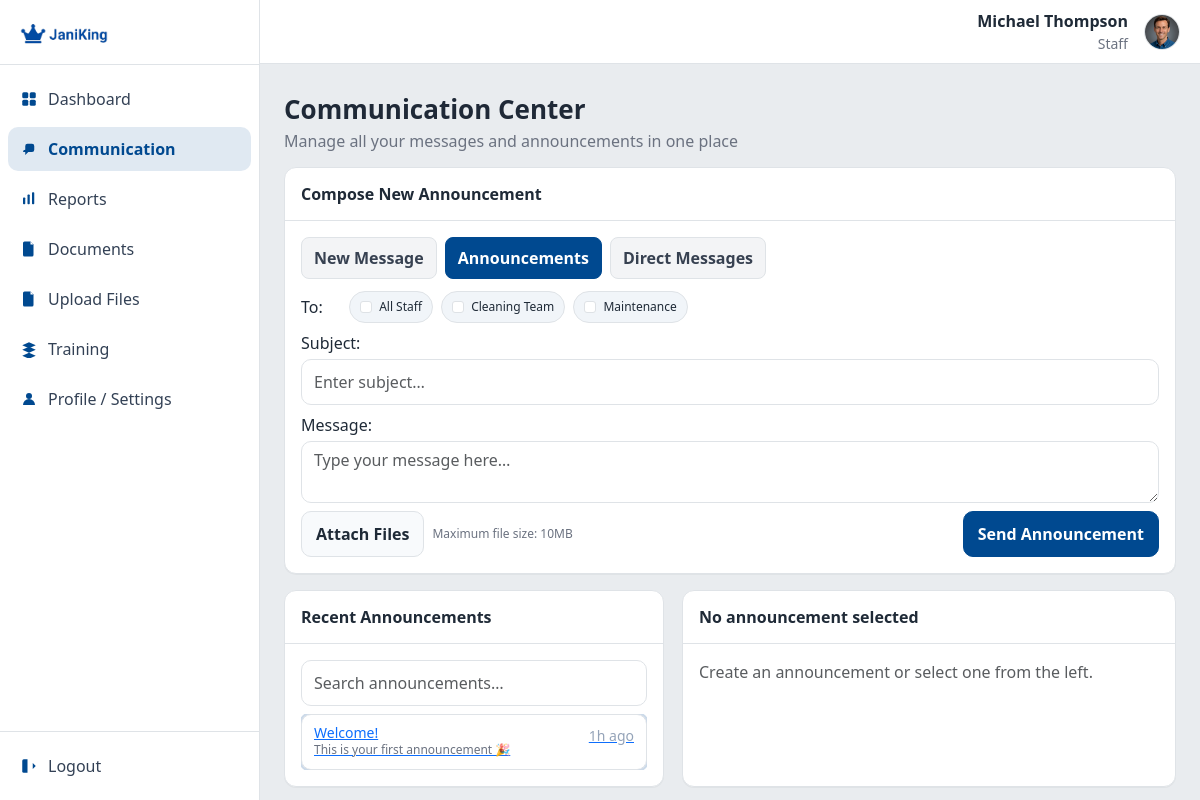
Screenshot of /JK/staff/staff_communication.php with the database file from the repository.
### tables this page shows
CREATE TABLE IF NOT EXISTS announcements (
  announcement_id INT UNSIGNED AUTO_INCREMENT PRIMARY KEY,
  author_id       INT UNSIGNED NOT NULL,
  subject         VARCHAR(200) NOT NULL,
  body            MEDIUMTEXT NOT NULL,
  created_at      DATETIME NOT NULL DEFAULT CURRENT_TIMESTAMP,
  INDEX idx_ann_created_at (created_at),
  CONSTRAINT fk_ann_author
    FOREIGN KEY (author_id) REFERENCES users(user_id)
    ON DELETE CASCADE
);

### JK/app/helpers.php (called while the page is built, shortened)
<?php
if (!function_exists('e')) {
    function e(?string $s): string {
        return htmlspecialchars($s ?? '', ENT_QUOTES, 'UTF-8');
    }
}

### JK/app/auth.php (called while the page is built, shortened)
<?php
function current_user(): array {
  return $_SESSION['user'];
}

### JK/app/AnnouncementRepository.php (called while the page is built, shortened)
<?php
final class AnnouncementRepository {
  public static function listRecent(?string $search = null, int $limit = 20): array {
    $pdo = DB::pdo();
    $limit = max(1, (int)$limit);
    if ($search !== null && $search !== '') {
      $sql = '
        SELECT announcement_id, subject, LEFT(body, 160) AS snippet, created_at
        FROM announcements
        WHERE subject LIKE :q OR body LIKE :q
        ORDER BY created_at DESC
        LIMIT ' . $limit;
      $stmt = $pdo->prepare($sql);
      $stmt->execute([':q' => '%'.$search.'%']);
    } else {
      $sql = '
        SELECT announcement_id, subject, LEFT(body,160) AS snippet, created_at
        FROM announcements
        ORDER BY created_at DESC
        LIMIT ' . $limit;
      $stmt = $pdo->query($sql);
    }
    return $stmt->fetchAll();
  }
  public static function find(int $id): ?array {
    $pdo = DB::pdo();
    $stmt = $pdo->prepare('
      SELECT a.*, u.name AS author_name, u.role AS author_role
      FROM announcements a
      JOIN users u ON u.user_id = a.author_id
      WHERE a.announcement_id = ?
    ');
    $stmt->execute([$id]);
    $row = $stmt->fetch();
    if (!$row) return null;
    $att = $pdo->prepare('
      SELECT id, announcement_id, original_name, server_path, file_size, created_at
      FROM announcement_attachments
      WHERE announcement_id = ?
      ORDER BY id ASC
    ');
    $att->execute([$id]);
    $row['attachments'] = $att->fetchAll();
    $re = $pdo->prepare('
      SELECT r.*, u.name AS author_name, u.role AS author_role
      FROM announcement_replies r
      JOIN users u ON u.user_id = r.author_id
      WHERE r.announcement_id = ?
      ORDER BY r.created_at ASC
    ');
    $re->execute([$id]);
    $row['replies'] = $re->fetchAll();
    return $row;
  }
}

### JK/staff/staff_communication.php (the view, shortened to what this page needs)
<?php
require_once __DIR__ . '/../app/auth.php';
require_once __DIR__ . '/../app/helpers.php';
require_once __DIR__ . '/../app/AnnouncementRepository.php';
$user = current_user();
$logoPath  = 'Logo blue letters.png';
$userName  = $user['name'];
$userRole  = $user['role'];
$avatarPath = $user['avatar'] ?? 'default-avatar.png';
$search   = trim($_GET['q'] ?? '') ?: null;
$annList  = AnnouncementRepository::listRecent($search, 50);
$selectedId = isset($_GET['id']) ? (int)$_GET['id'] : ((int)($annList[0]['announcement_id'] ?? 0));
$selected = $selectedId ? AnnouncementRepository::find($selectedId) : null;
function human_time(string $ts): string {
  $t = strtotime($ts);
  $diff = time() - $t;
  if ($diff < 86400) return floor($diff/3600).'h ago';
  return date('M j', $t);
}
?>
<!DOCTYPE html>
<html lang="en">
<head>
  <link href="https://cdn.jsdelivr.net/npm/bootstrap@5.3.3/dist/css/bootstrap.min.css" rel="stylesheet" />
</head>
<body>
  <div class="app">
    <aside class="sidebar">
      <div class="logo">
        <img src="<?= e($logoPath) ?>" alt="JaniKing logo" />
      </div>
      <nav class="nav">
        <a href="staff_dash.php">
          <svg viewBox="0 0 24 24" aria-hidden="true"><rect x="3" y="3" width="8" height="8" rx="2"/><rect x="13" y="3" width="8" height="8" rx="2"/><rect x="3" y="13" width="8" height="8" rx="2"/><rect x="13" y="13" width="8" height="8" rx="2"/></svg>
          <span>Dashboard</span>
        </a>
        <a href="staff_communication.php" class="active">
          <svg viewBox="0 0 24 24" aria-hidden="true"><path d="M4 5h12a3 3 0 0 1 3 3v5a3 3 0 0 1-3 3H11l-4 4v-4H4a3 3 0 0 1 3-3V8a3 3 0 0 1 3-3z"/></svg>
          <span>Communication</span>
        </a>
        <a href="staff_reports.php">
          <svg viewBox="0 0 24 24" aria-hidden="true"><rect x="4" y="10" width="3" height="9" rx="1"/><rect x="10" y="6" width="3" height="13" rx="1"/><rect x="16" y="3" width="3" height="16" rx="1"/></svg>
          <span>Reports</span>
        </a>
        <a href="staff_manage_documents.php">
          <svg viewBox="0 0 24 24" aria-hidden="true"><path d="M6 2h8l4 4v14a2 2 0 0 1-2 2H6a2 2 0 0 1-2-2V4a2 2 0 0 1 2-2z"/><path d="M14 2v4h4" fill="#fff"/></svg>
          <span>Documents</span>
        </a>
        <a href="staff_upload_files.php">
          <svg viewBox="0 0 24 24" aria-hidden="true"><path d="M6 2h8l4 4v14a2 2 0 0 1-2 2H6a2 2 0 0 1-2-2V4a2 2 0 0 1 2-2z"/><path d="M14 2v4h4" fill="#fff"/></svg>
          <span>Upload Files</span>
        </a>
        <a href="staff_manage_trainings.php">
          <svg viewBox="0 0 24 24" aria-hidden="true"><path d="M12 3l9 4-9 4-9-4 9-4zm0 6l9 4-9 4-9-4 9-4zm0 8l9 4-9 4-9-4 9-4z"/></svg>
          <span>Training</span>
        </a>
        <a href="staff_profile_setting.php">
          <svg viewBox="0 0 24 24" aria-hidden="true"><circle cx="12" cy="8" r="4"/><path d="M4 20a8 8 0 0 1 16 0"/></svg>
          <span>Profile / Settings</span>
        </a>
      </nav>
      <div class="spacer"></div>
      <div class="logout">
        <a href="#" class="d-flex align-items-center" style="gap:10px; padding:10px 12px; color:#334155; text-decoration:none">
          <svg viewBox="0 0 24 24" aria-hidden="true" style="width:18px;height:18px; fill:var(--jk-blue)"><path d="M10 3H5a2 2 0 0 0-2 2v14a2 2 0 0 0 2 2h5"/><path d="M17 16l4-4-4-4"/><path d="M7 12h14"/></svg>
          <span>Logout</span>
        </a>
      </div>
    </aside>
    <header class="header">
      <div class="user d-flex align-items-center gap-2">
        <div class="text-end me-2">
          <strong><?= e($userName) ?></strong>
          <small class="d-block" style="color:var(--muted)"><?= e($userRole) ?></small>
        </div>
        <img src="<?= e($avatarPath) ?>" alt="<?= e($userName) ?>" class="avatar">
      </div>
    </header>
    <main class="content">
      <div class="page-head">
        <h1>Communication Center</h1>
        <p>Manage all your messages and announcements in one place</p>
      </div>
      <section class="cardx mb-3">
        <div class="card-header">Compose New Announcement</div>
        <div class="card-body">
          <div class="tabs">
            <button class="tab">New Message</button>
            <button class="tab active">Announcements</button>
            <button class="tab">Direct Messages</button>
          </div>
          <form method="post" enctype="multipart/form-data" class="mb-0">
            <div class="d-flex flex-wrap align-items-center gap-2 mb-2">
              <label class="me-1" style="min-width:36px">To:</label>
              <label class="pill"><input type="checkbox" name="to_all" value="1" class="form-check-input me-1"> All Staff</label>
              <label class="pill"><input type="checkbox" name="group_ids[]" value="2" class="form-check-input me-1"> Cleaning Team</label>
              <label class="pill"><input type="checkbox" name="group_ids[]" value="3" class="form-check-input me-1"> Maintenance</label>
            </div>
            <div class="mb-2">
              <label class="mb-1">Subject:</label>
              <input type="text" name="subject" class="form-control" placeholder="Enter subject…" required />
            </div>
            <div class="mb-2">
              <label class="mb-1">Message:</label>
              <textarea name="body" class="form-control" placeholder="Type your message here…" required></textarea>
            </div>
            <div class="d-flex justify-content-between align-items-center">
              <div class="d-flex align-items-center gap-2">
                <div class="btnx" onclick="document.getElementById('file1').click()" type="button">Attach Files</div>
                <span class="hint">Maximum file size: 10MB</span>
              </div>
              <button class="btnx btnx-primary" type="submit">Send Announcement</button>
            </div>
          </form>
        </div>
      </section>
      <div class="grid">
        <aside class="cardx">
          <div class="card-header">Recent Announcements</div>
          <div class="card-body">
            <form class="search" method="get">
              <input type="text" name="q" class="form-control" placeholder="Search announcements…" value="<?= e($search ?? '') ?>" />
            </form>
            <div class="list">
              <?php foreach ($annList as $a): ?>
                <?php
                  $active  = (int)$a['announcement_id'] === (int)$selectedId;
                  $snippet = trim((string)$a['snippet']);
                ?>
                <a class="item <?= $active ? 'active' : '' ?>" href="?id=<?= (int)$a['announcement_id'] ?>">
                  <div>
                    <h4><?= e($a['subject']) ?></h4>
                    <p><?= e($snippet) ?><?= strlen($snippet) >= 159 ? '…' : '' ?></p>
                  </div>
                  <small><?= e(human_time($a['created_at'])) ?></small>
                </a>
              <?php endforeach; ?>
            </div>
          </div>
        </aside>
        <section class="cardx">
          <div class="card-header">
            <?= $selected ? e($selected['subject']) : 'No announcement selected' ?>
          </div>
          <div class="card-body">
            <?php if ($selected): ?>
              <div class="meta">
                <div><strong>From:</strong> <?= e(($selected['author_name'] ?? 'Unknown').' ('.$selected['author_role'].')') ?></div>
                <div><strong>To:</strong> <?= 'Recipients of this announcement' ?></div>
                <div><strong>Date:</strong> <?= e(date('F j, Y \a\t g:i A', strtotime($selected['created_at']))) ?></div>
              </div>
              <p><?= nl2br(e($selected['body'])) ?></p>
              <?php if (!empty($selected['attachments'])): ?>
                <div class="attachments">
                  <?php foreach ($selected['attachments'] as $f): ?>
                    <a class="chip" href="<?= e($f['server_path']) ?>" target="_blank" rel="noopener">
                      📎 <?= e($f['original_name']) ?> • <?= number_format((int)$f['file_size']/1024, 1) ?> KB
                    </a>
                  <?php endforeach; ?>
                </div>
              <?php endif; ?>
              <?php if (!empty($selected['replies'])): ?>
                <div class="mt-3 pt-3" style="border-top:1px solid var(--border)">
                  <h4 class="mb-2" style="margin:0">Thread</h4>
                  <?php foreach ($selected['replies'] as $r): ?>
                    <div class="mb-2">
                      <div class="small text-muted">
                        <strong><?= e($r['author_name'].' ('.$r['author_role'].')') ?></strong>
                        • <?= e(date('M j, g:i A', strtotime($r['created_at']))) ?>
                      </div>
                      <div><?= nl2br(e($r['body'])) ?></div>
                    </div>
                  <?php endforeach; ?>
                </div>
              <?php endif; ?>
              <div class="mt-3" style="border-top:1px solid var(--border); padding-top:14px">
                <h4 class="mb-2" style="margin:0">Reply</h4>
                <form method="post">
                  <?= csrf_field() ?>
                  <input type="hidden" name="action" value="reply">
                  <input type="hidden" name="announcement_id" value="<?= (int)$selected['announcement_id'] ?>">
                  <textarea class="form-control" name="reply_body" placeholder="Type your reply here…"></textarea>
                  <div class="d-flex justify-content-between align-items-center mt-2">
                    <div class="btnx disabled" aria-disabled="true" title="Files in replies not implemented">Attach</div>
                    <button class="btnx btnx-primary" type="submit">Send Reply</button>
                  </div>
                </form>
              </div>
            <?php else: ?>
              <p class="text-muted mb-0">Create an announcement or select one from the left.</p>
            <?php endif; ?>
          </div>
        </section>
      </div>
    </main>
  </div>
</body>
</html>

### rows the page displays
announcements: subject "Welcome!", snippet "This is your first announcement 🎉", created_at "1h ago"

### other values shown
$userName "Michael Thompson"
$userRole "Staff"
